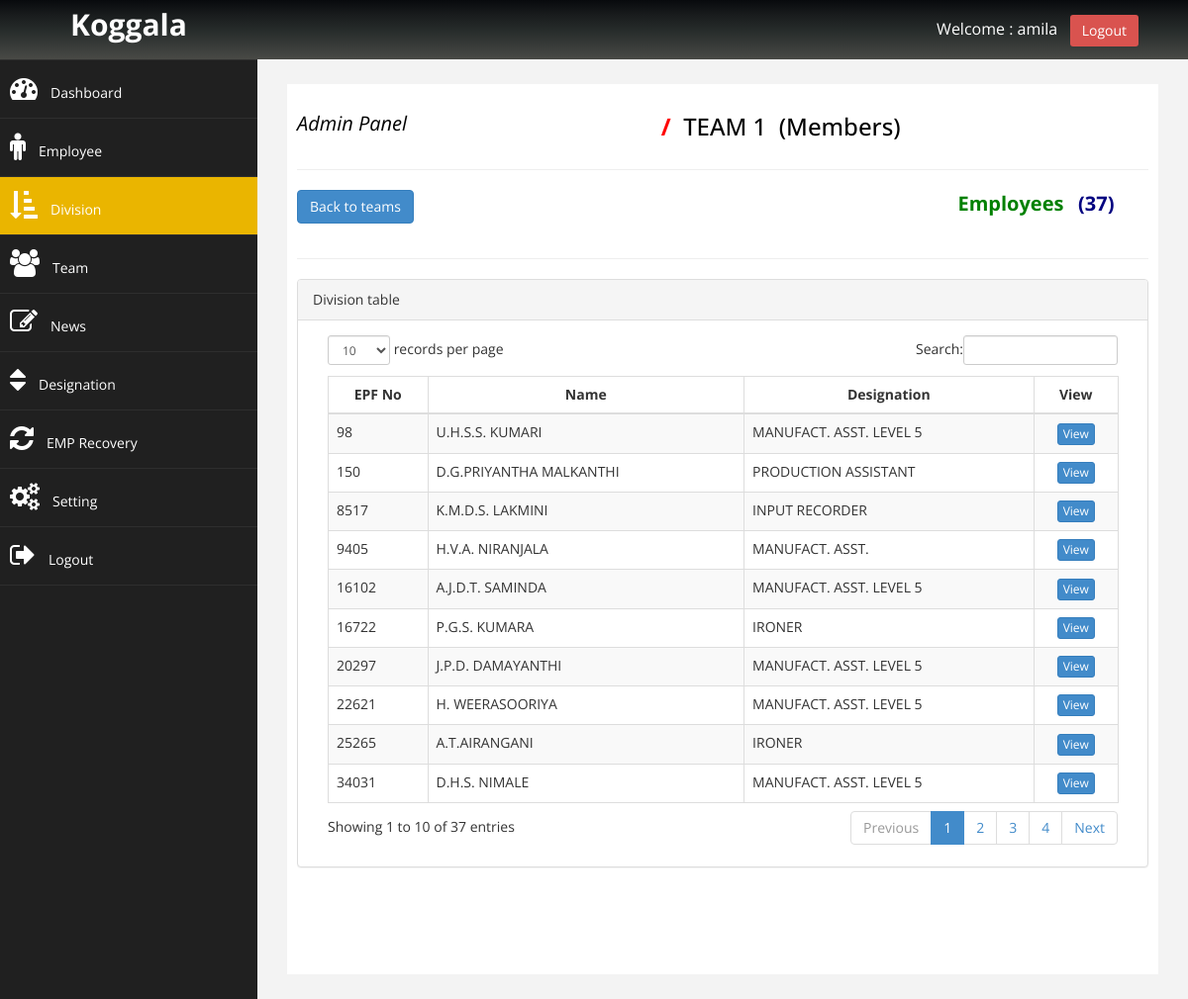
Page /admin/devision_to_team_members.php?team_id=2 (signed in) on the committed database.
### tables this page shows
CREATE TABLE `team` (
  `team_id` int(11) NOT NULL,
  `active_id` int(11) NOT NULL,
  `team_name` varchar(50) NOT NULL,
  `dev_id1` int(11) NOT NULL,
  `dev_id2` int(11) NOT NULL
);

CREATE TABLE `employee` (
  `emp_id` int(11) NOT NULL,
  `active_id` int(11) NOT NULL,
  `epf_no` varchar(50) NOT NULL,
  `position` int(11) DEFAULT NULL,
  `ename` varchar(200) DEFAULT NULL,
  `address` varchar(200) DEFAULT NULL,
  `dob` date DEFAULT NULL,
  `gender` varchar(10) NOT NULL,
  `tel_personal` varchar(20) DEFAULT NULL,
  `tel_home` varchar(20) DEFAULT NULL,
  `nic` varchar(15) DEFAULT NULL,
  `devision` int(11) DEFAULT NULL,
  `team` int(11) DEFAULT NULL,
  `ephoto` varchar(50) DEFAULT NULL,
  `minimum_edu` int(11) DEFAULT NULL,
  `sports` varchar(200) DEFAULT NULL,
  `extra_edu` varchar(200) DEFAULT NULL,
  `e_doj` date DEFAULT NULL,
  `other_company` varchar(200) DEFAULT NULL,
  `occupation` varchar(100) DEFAULT NULL,
  `etime_period` int(11) DEFAULT NULL,
  `remarks` text NOT NULL,
  `religion` varchar(50) NOT NULL,
  `civilstatus` varchar(50) NOT NULL,
  `catogaroy` varchar(50) NOT NULL
);

CREATE TABLE `position` (
  `position_id` int(11) NOT NULL,
  `active_id` int(11) NOT NULL,
  `position` varchar(50) NOT NULL
);

### admin/devision_to_team_members.php (the view, shortened to what this page needs)
<?php
$con = new mysqli(DB_HOSTNAME,DB_USERNAME, DB_PASSWORD,DB_NAME);
if(!isset($_SESSION['adminSession'])){
        echo "<script type='text/javascript'>window.location.href = '../login.php';</script>";
}else{
?>
<!DOCTYPE html>
<html>
<head>
    <link href="../assets/css/bootstrap.css" rel="stylesheet" />
    <link href="../assets/css/font-awesome.css" rel="stylesheet" />
    <link href="../assets/js/morris/morris-0.4.3.min.css" rel="stylesheet" />
    <link href="../assets/css/custom.css" rel="stylesheet" />
    <link href="../assets/js/dataTables/dataTables.bootstrap.css" rel="stylesheet" />
</head>
<body>
	<div id="wrapper">
		<nav class="navbar navbar-default navbar-cls-top" role="navigation" style="margin-bottom: 0">
			<div class="navbar-header">
				<a href="#" class="navbar-brand ">Koggala</a>
			</div>
                <div id="navbar-right">Welcome : <?php echo $_SESSION['adminSession'];?> &nbsp; <a href="logout.php" class="btn btn-danger square-btn-adjust">Logout</a>
                </div>
		</nav>
        <nav class="navbar-default navbar-side" role="navigation">
            <div class="sidebar-collapse">
                <ul class="nav" id="main-menu">
                    <li>
                        <a href="index.php"><i class="fa fa-dashboard fa-2x"></i>Dashboard</a>
                    </li>
                    <li>
                        <a href="manage_employee.php"><i class="fa fa-male fa-2x"></i>Employee</a>
                    </li>
                    <li>
                        <a href="devision_manage.php" class="active-menu"><i class="fa fa-sort-amount-asc fa-2x"></i>Division</a>
                    </li>
                    <li>
                        <a href="team_manage.php"><i class="fa fa-users fa-2x"></i>Team</a>
                    </li>
                     <li>
                        <a href="news_manage.php"><i class="fa fa-edit fa-2x"></i>News</a>
                    </li>
                    <li>
                        <a href="position_manage.php"><i class="fa fa-sort fa-2x"></i>Designation</a>
                    </li>
                    <li>
                        <a href="emp_Recovery.php"><i class="fa fa-refresh fa-2x"></i>EMP Recovery</a>
                    </li>
                    <li>
                        <a href="setting.php"><i class="fa fa-cogs fa-2x"></i>Setting</a>
                    </li>
                    <li>
                        <a href="logout.php"><i class="fa fa-sign-out fa-2x"></i>Logout</a>
                    </li>
                </ul>
            </div>
        </nav>
        <?php
        if(isset($_GET['team_id'])){
            $teamId = $_GET['team_id'];
            $sqlTeam      = "SELECT * FROM  team WHERE team_id = '$teamId'";
            $sqlTeamQuery = mysqli_query($con, $sqlTeam);
            $row1         = mysqli_fetch_assoc($sqlTeamQuery);
                  $teamNa = $row1['team_name'];
                  $devId1 = $row1['dev_id1'];
                  $devId2 = $row1['dev_id2'];
            ?>
         <div id="page-wrapper">
            <div id="page-inner">
                <div class="row">
                    <div class="col-md-12 text-center">
                      <h3 style="color:green;">
                        <small style="color:black; float:left; font-size:20px;"><i>Admin Panel</i></small>
                        <strong style="color:red;">&nbsp;/&nbsp;</strong>
                        <span style="color:black;"><?php echo $teamNa; ?>&nbsp;&nbsp;(Members)</span>
                      </h3>
                    </div>
                </div>
                <hr/>
                <?php
                    $sqlSelect = "SELECT * FROM
                                                `employee`
                                           WHERE
                                                `team` = '$teamId' AND `devision`= '$devId1' OR `devision`= '$devId2'
                                           ORDER By
                                                `emp_id`
                                           ASC ";
                    $sqlQuery  = mysqli_query($con, $sqlSelect);
                    $numOfRow  = mysqli_num_rows($sqlQuery);
                ?>
                <div class="row">
                    <div class="col-md-2">
                        <div class="form-group">
                           <a href="devision_to_team.php?dev_id=<?php
                           if(!empty($devId1)){
                              echo $devId1;
                           }elseif(!empty($devId2)){
                              echo $devId2;
                           } ?>" class="btn btn-primary">Back to teams</a>
                        </div>
                    </div>
                    <div class="col-md-3 col-md-offset-7">
                       <div class="form-group">
                           <label>
                                <strong style="color:green;font-size:20px;">Employees</strong> &nbsp;&nbsp;
                                <strong style="color:navy;font-size:20px;">(<?php echo $numOfRow;  ?>)</strong>
                           </label>
                       </div>
                    </div>
                </div>
                <hr>
                <div class="panel panel-default">
                  <div class="panel-heading">
                      Division table
                  </div>
                  <div class="panel-body">
                    <div class=" col-md-12 table-responsive" style="overflow-x:auto;">
                     <table class="table-bordered table table-striped table-hover" id="dataTables-example">
                      <thead>
                              <tr>
                                <th class="text-center">EPF No</th>
                                <th class="text-center">Name</th>
                                <th class="text-center">Designation</th>
                                <th class="text-center">View</th>
                              </tr>
                        </thead>
                        <tbody>
                        <?php
                            if($numOfRow > 0)
                            {
                            while($row = mysqli_fetch_assoc($sqlQuery)){
                               $emp_id     = $row['emp_id'];
                               $epf_no     = $row['epf_no'];
                               $ename      = $row['ename'];
                               $posId      = $row['position'];
                            if($posId==0){
                                      $posNa   = "";
                            }else{
                               $posSQL   = "SELECT * FROM `position` WHERE `position_id` = $posId";
                               $posQuery = mysqli_query($con, $posSQL);
                               $posRow   = mysqli_fetch_assoc($posQuery);
                               $posNa    = $posRow['position'];
                           }
                        ?>
                              <tr>
                                <td><?php echo $epf_no;?></td>
                                <td><?php echo $ename; ?></td>
                                <td><?php echo $posNa; ?></td>
                                <td class="text-center"><a href="devision_tm_view.php?emp_id=<?php echo $emp_id; ?>" class="btn btn-primary btn-xs">View</a></td>
                              </tr>
                        <?php
                            }
                              }
                                }
                        ?>
                        </tbody>
                    </table>
                  </div>
                </div>
             </div>
            </div>
        </div>
    </div>
 <?php
}
 ?>
</body>
</html>

### assets/css/custom.css (style rules this page uses)
body { font-family: 'Open Sans', sans-serif; }
#wrapper { width: 100%; background: #202020; }
#page-wrapper { padding: 15px 15px; min-height: 500px; background: #F3F3F3; }
#page-inner { width: 100%; margin: 10px 20px 10px 0px; background-color:#fff!important; padding: 10px; min-height: 900px; }
.text-center { text-align: center; }
.navbar-cls-top .navbar-brand { color: #fff; width: 260px; text-align: center; height: 60px; font-size: 30px; font-weight: 700px; font-weight: bold; }
#navbar-right { color: white; float: right; padding: 15px 50px 5px 50px; font-size: 16px; }
.square-btn-adjust { border: 0px solid transparent; -webkit-border-radius: 0px; -moz-border-radius: 0px; border-radius: 3px; }
.active-menu { background-color: #EAB500!important; }
.sidebar-collapse, .sidebar-collapse .nav { background: none; }
.sidebar-collapse .nav { padding: 0px; }
.sidebar-collapse .nav > li > a { color: #fff; background: #202020; text-shadow: none; padding: 15px 10px; }
.sidebar-collapse .nav > li { border-bottom: 1px solid rgba(107, 108, 109, 0.19); }
.navbar-side { border:none; background-color: #202020; }
.nav > li > a >i { margin-right: 13px; }
.navbar-cls-top { background: linear-gradient(to bottom, #080a0d, #191c1d, #262b2a, #373a38, #494a46); border-bottom:none; }
.navbar-default { border: 0px solid black; }
@media (min-width: 768px) { #page-wrapper { margin: 0 0 0 260px; padding: 15px 30px; min-height: 900px; } }
@media (min-width: 768px) { .navbar-side { width: 260px; position: absolute; z-index: 1; } }
@media (min-width: 768px) { .navbar { border-radius: 0px; } }

### rows in the picture
team: team_name "TEAM 1"
employee: epf_no "98", ename "U.H.S.S. KUMARI", position.position "MANUFACT. ASST. LEVEL 5"
employee: epf_no "150", ename "D.G.PRIYANTHA MALKANTHI", position.position "PRODUCTION ASSISTANT"
employee: epf_no "8517", ename "K.M.D.S. LAKMINI", position.position "INPUT RECORDER"
employee: epf_no "9405", ename "H.V.A. NIRANJALA", position.position "MANUFACT. ASST."
employee: epf_no "16102", ename "A.J.D.T. SAMINDA", position.position "MANUFACT. ASST. LEVEL 5"
employee: epf_no "16722", ename "P.G.S. KUMARA", position.position "IRONER"
employee: epf_no "20297", ename "J.P.D. DAMAYANTHI", position.position "MANUFACT. ASST. LEVEL 5"
employee: epf_no "22621", ename "H. WEERASOORIYA", position.position "MANUFACT. ASST. LEVEL 5"
employee: epf_no "25265", ename "A.T.AIRANGANI", position.position "IRONER"
employee: epf_no "34031", ename "D.H.S. NIMALE", position.position "MANUFACT. ASST. LEVEL 5"

### other values in the picture
$_SESSION['adminSession'] "amila"
$numOfRow "37"
